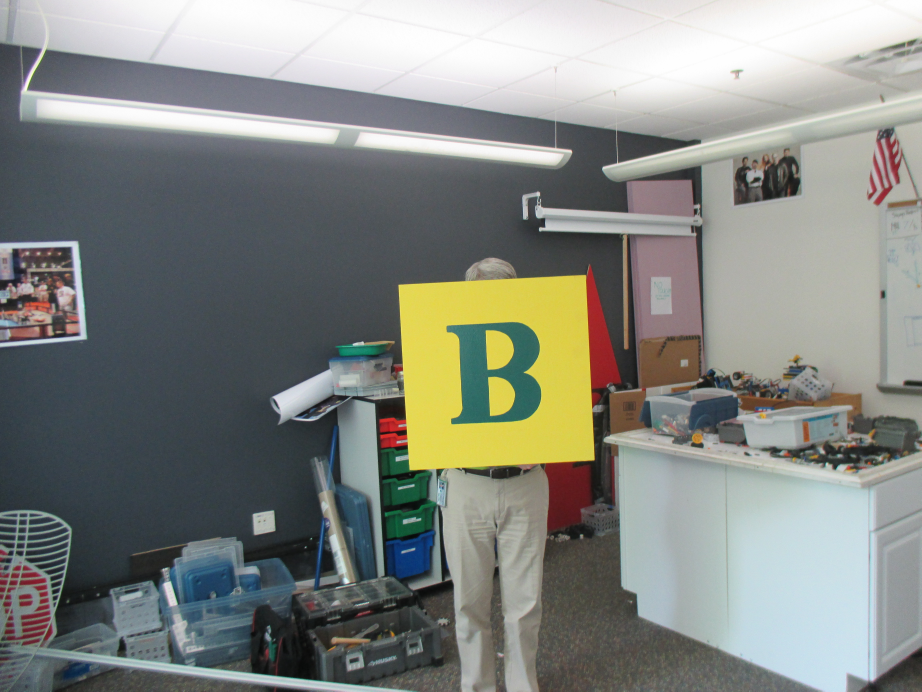
#> input picture images/IMG_0150.JPG, 4608 x 3456 px, found by its file name (shown at 1/5 size)
$ python histogram_equalization.py   (older library calls are emulated)
#> lines starting #> are read from the running program, lines starting #| are printed output that depends on the picture
import cv2
import PIL
from numpy import *

"""
Histogram Equalization -- Preprocessing technique

Used to:
1) Normalize image intensity
2) Improve contrast

Requires:
1) Grayscale image
"""

def histeq(im, nbr_bins=1024):
    """
    Histogram equalization of a grayscale image
    """
    # Get Histogram
    imhist, bins = histogram(im.flatten(), nbr_bins, normed=True)
    cdf = imhist.cumsum() # Cumulative distribution function
    cdf = 255 * cdf / cdf[-1] # Normalize

    # Use linear interpolation of cdf to find new pixel values
    im2 = interp(im.flatten(), bins[:-1], cdf)

    # Return the new image
    return im2.reshape(im.shape), cdf

# Testing histogram equalization
if __name__ == '__main__':
    im = array(cv2.cvtColor(cv2.imread("../images/IMG_0150.jpg"), cv2.COLOR_BGR2GRAY))
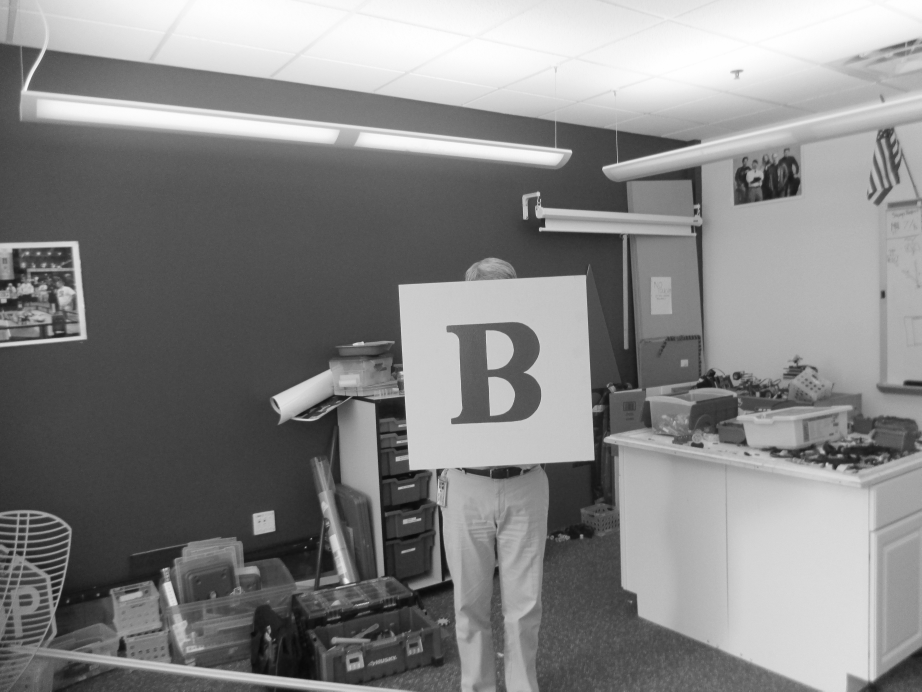
#> im: shape (3456, 4608) (shown at 1/5 size); min 5, max 255, mean 133.8
    im2, cdf = histeq(im)
#> in histeq, `imhist, bins = histogram(im.flatten(), nbr_bins, normed=True)`: imhist = 1024 values, max 0.046 at index 311, min 0 at index 1, mean 0.004; bins = 1025 values from 5 to 255
#> in histeq, `cdf = imhist.cumsum()`: cdf = 1024 values from 1.29e-06 to 4.1
#> in histeq, `cdf = 255 * cdf / cdf[-1]`: cdf = 1024 values from 8.01e-05 to 255
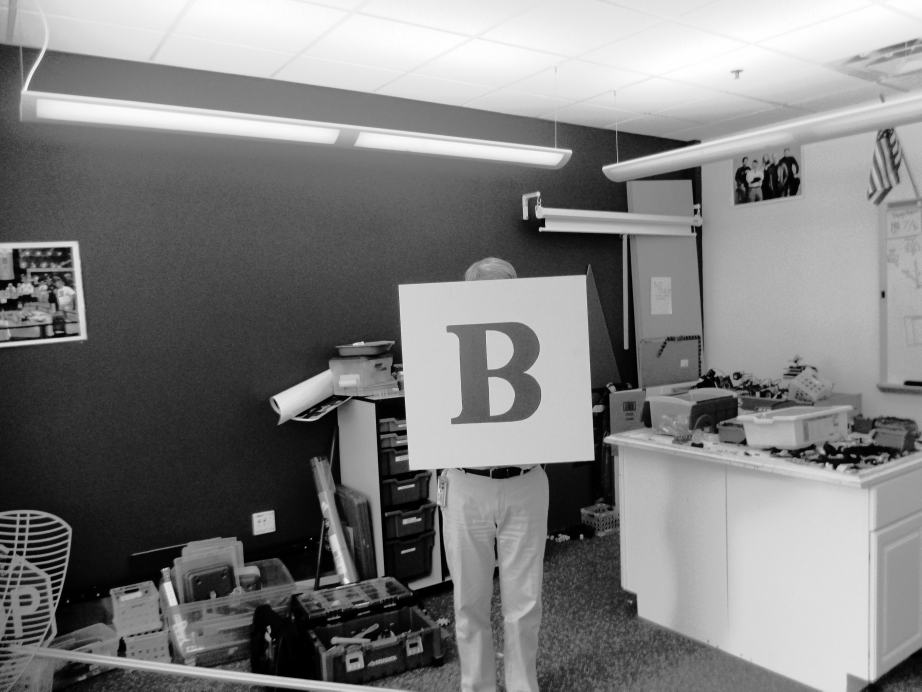
#> im2: shape (3456, 4608) float64 (shown at 1/5 size); min 8.01e-05, max 255, mean 128.2
#> cdf = 1024 values from 8.01e-05 to 255

    cv2.imshow("im2", im2)
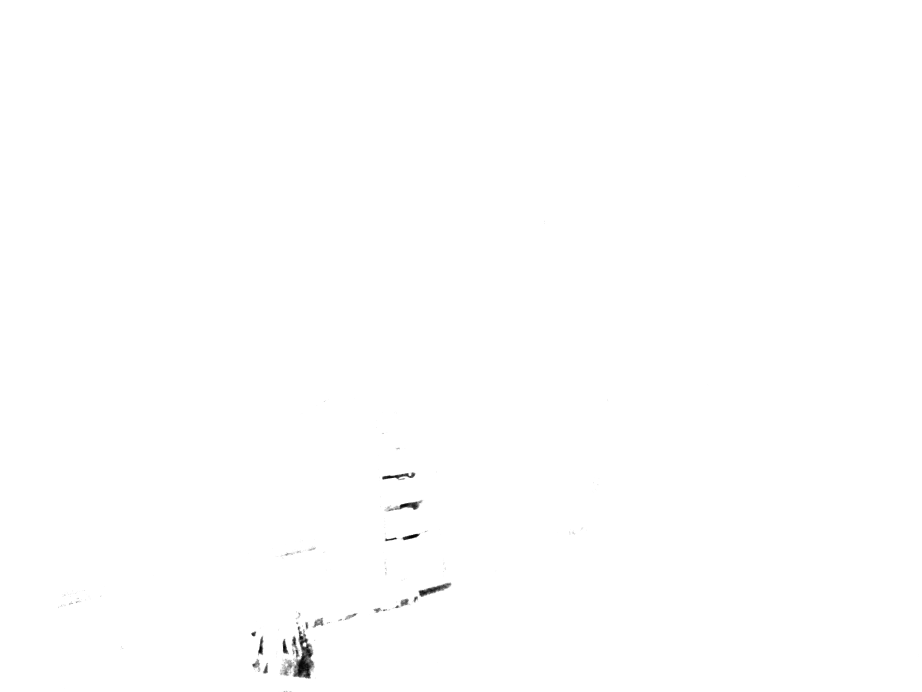
#> window 'im2': shape (3456, 4608) (shown at 1/5 size); min 0, max 255, mean 254.5
    cv2.waitKey( 0 )
    cv2.destroyAllWindows()

$ run again, with images/IMG_0114.JPG copied over images/IMG_0150.JPG
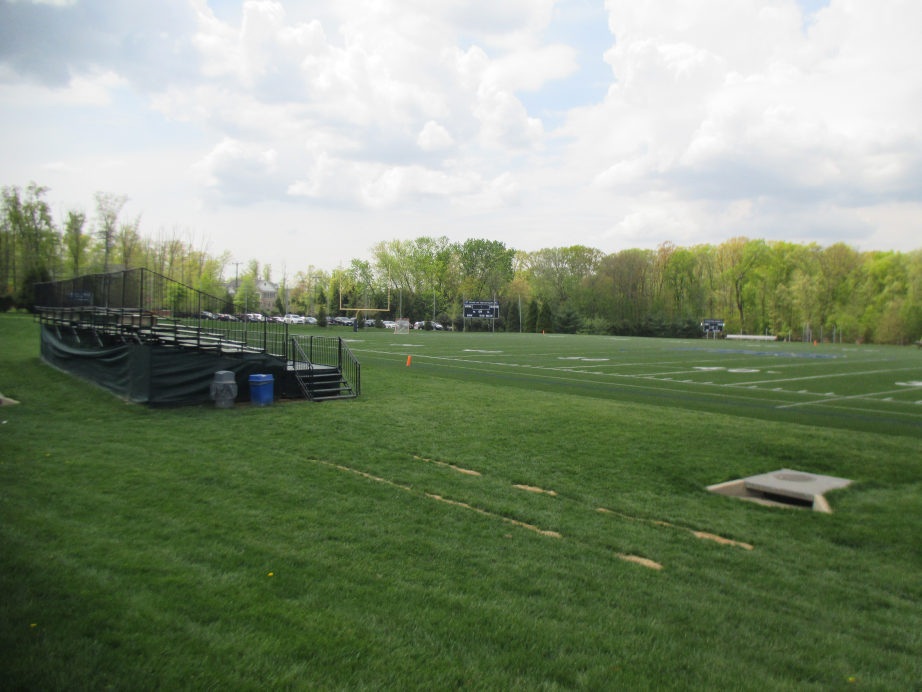
#> input picture images/IMG_0114.JPG, 4608 x 3456 px, found by its file name (shown at 1/5 size)
#> imhist = 1024 values, max 0.0794 at index 961, min 0 at index 1, mean 0.00408; bins = 1025 values from 10 to 255
#> in histeq, `cdf = imhist.cumsum()`: cdf = 1024 values from 5.25e-07 to 4.18
#> in histeq, `cdf = 255 * cdf / cdf[-1]`: cdf = 1024 values from 3.2e-05 to 255
#> `im2, cdf = histeq(im)`:
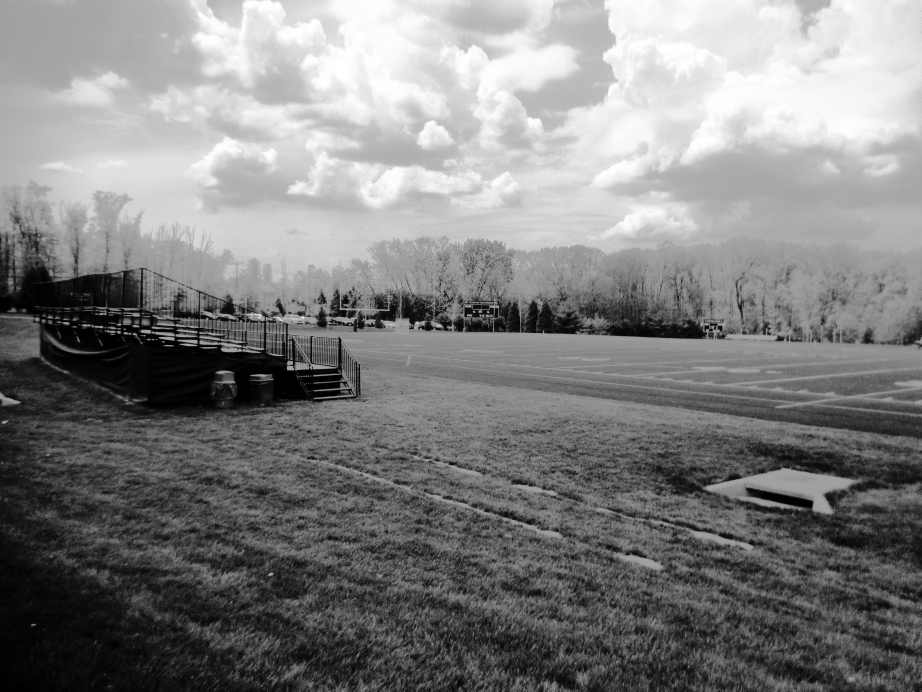
#> im2: shape (3456, 4608) float64 (shown at 1/5 size); min 3.2e-05, max 255, mean 128.6
#> `cv2.imshow("im2", im2)`:
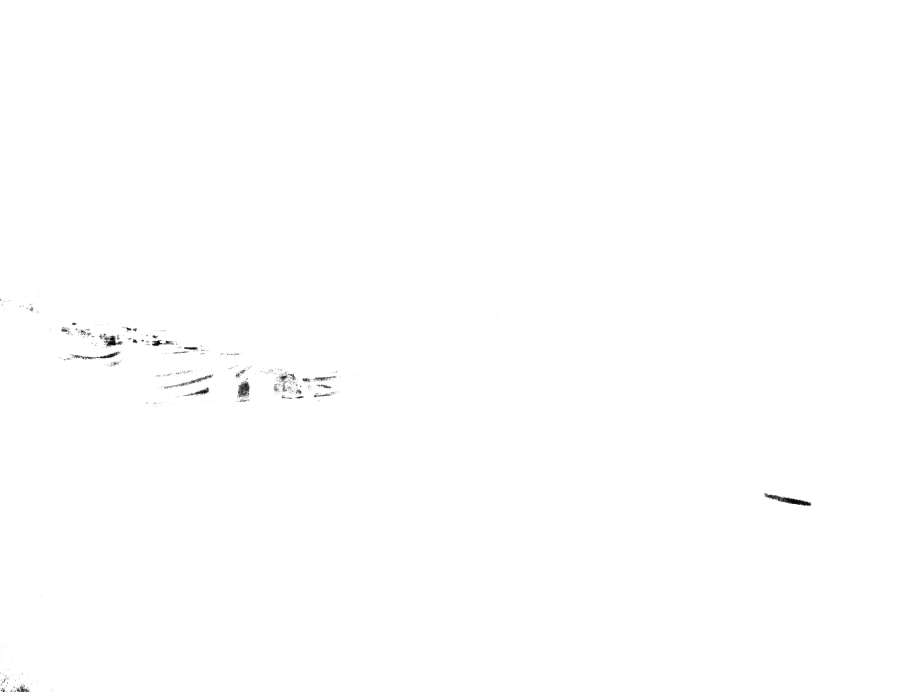
#> window 'im2': shape (3456, 4608) (shown at 1/5 size); min 0, max 255, mean 254.6

$ run again, with images/IMG_0139.JPG copied over images/IMG_0150.JPG
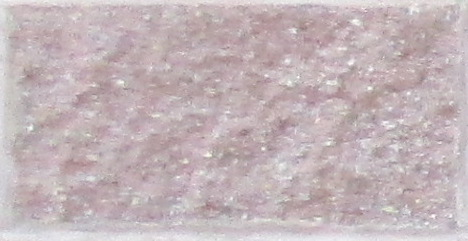
#> input picture images/IMG_0139.JPG, 468 x 241 px, found by its file name
#> imhist = 1024 values, max 0.2 at index 488, min 0 at index 1, mean 0.00758; bins = 1025 values from 122 to 254
#> in histeq, `cdf = imhist.cumsum()`: cdf = 1024 values from 0.000138 to 7.76
#> in histeq, `cdf = 255 * cdf / cdf[-1]`: cdf = 1024 values from 0.00452 to 255
#> `im2, cdf = histeq(im)`:
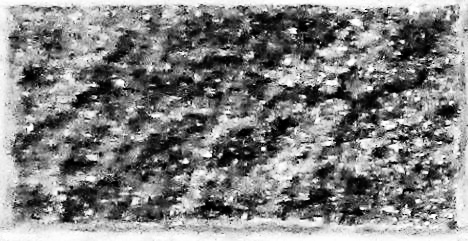
#> im2: shape (241, 468) float64; min 0.00452, max 255, mean 129.8
#> `cv2.imshow("im2", im2)`:
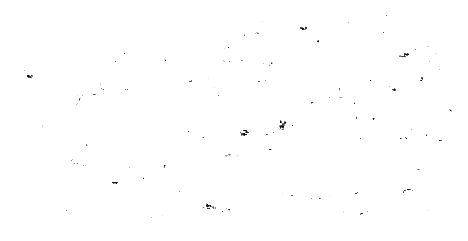
#> window 'im2': shape (241, 468); min 1, max 255, mean 254.5

$ run again, with images/IMG_0140.JPG copied over images/IMG_0150.JPG
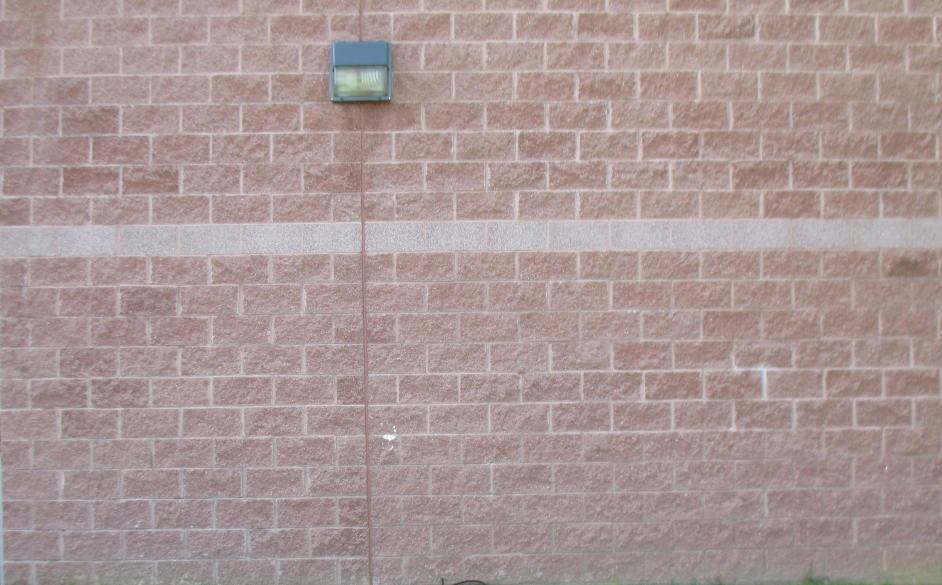
#> input picture images/IMG_0140.JPG, 3768 x 2340 px, found by its file name (shown at 1/4 size)
#> imhist = 1024 values, max 0.13 at index 504, min 0 at index 1, mean 0.00483; bins = 1025 values from 48 to 255
#> in histeq, `cdf = imhist.cumsum()`: cdf = 1024 values from 5.61e-07 to 4.95
#> in histeq, `cdf = 255 * cdf / cdf[-1]`: cdf = 1024 values from 2.89e-05 to 255
#> `im2, cdf = histeq(im)`:
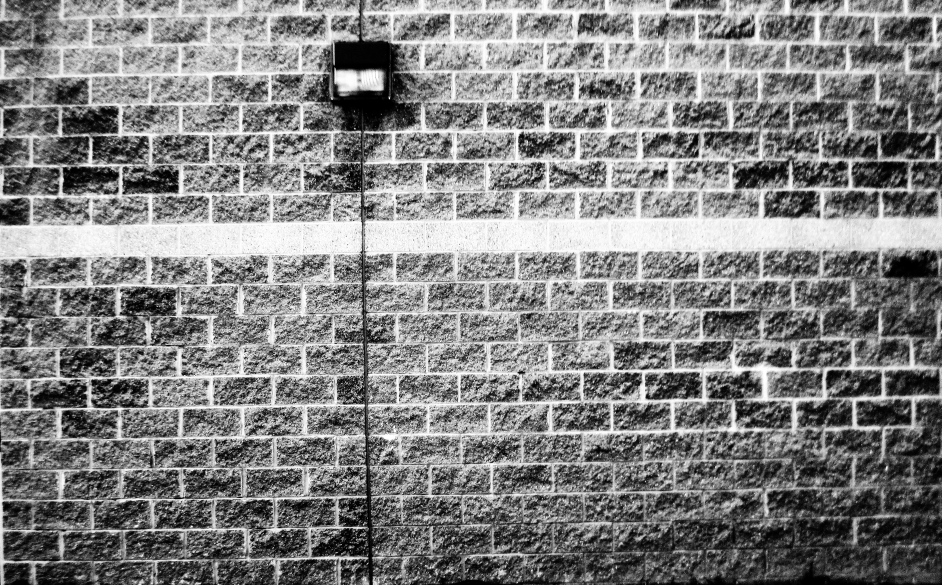
#> im2: shape (2340, 3768) float64 (shown at 1/4 size); min 2.89e-05, max 255, mean 129.8
#> `cv2.imshow("im2", im2)`:
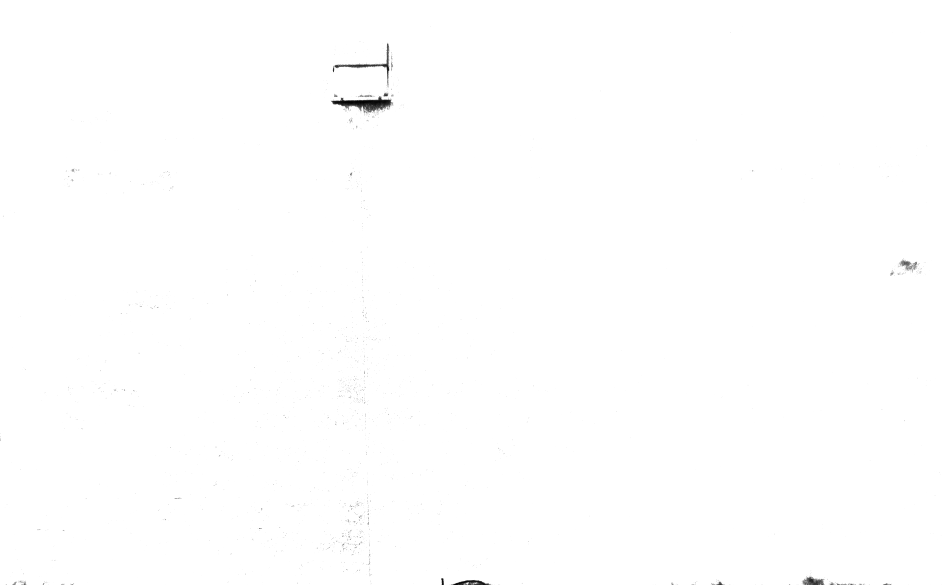
#> window 'im2': shape (2340, 3768) (shown at 1/4 size); min 0, max 255, mean 254.5
